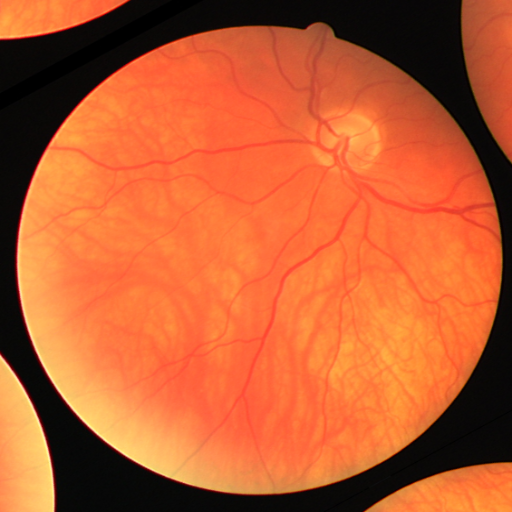
#> input picture computer_vision/CLAHE/retina.png, 512 x 512 px
$ jupyter execute --allow-errors cv_basics.ipynb
#> lines starting #> are read from the running program, lines starting #| are printed output that depends on the picture
[cell 1]
from pathlib import Path
from typing import Tuple

import cv2 as cv
import numpy as np
import matplotlib.pyplot as plt
from scipy import ndimage, signal

from tqdm import tqdm
import math

# np.set_printoptions(precision=4)

[cell 2]
input_dir = Path('./retina.png')
shift_0 = cv.imread(str(input_dir))
#> shift_0 is the input picture: shape (512, 512, 3); mean B, G, R 49.5, 93.4, 190.7
img = cv.cvtColor(shift_0, cv.COLOR_BGR2LAB)
#> img: shape (512, 512, 3); mean of channels 0, 1, 2 127.8, 162.2, 168.7
img_equalized = cv.equalizeHist(img[:,:,0])
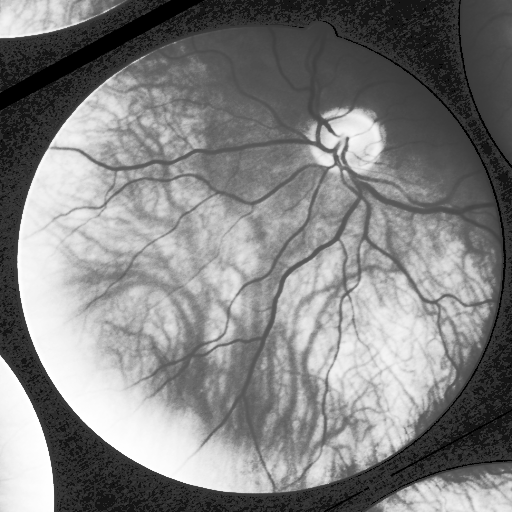
#> img_equalized: shape (512, 512); min 0, max 255, mean 129.8
img_clahe = cv.createCLAHE(clipLimit=10.0, tileGridSize=(8,8)).apply(img[:,:,0])
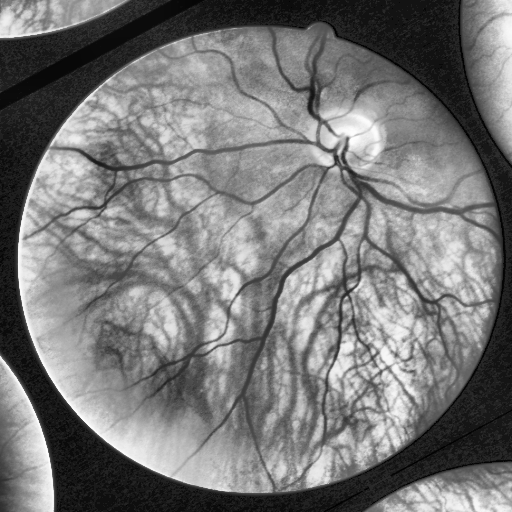
#> img_clahe: shape (512, 512); min 0, max 254, mean 119.9

def merge_to_rgb(new_l_channel, old_image_lab):
    new_lab_img = cv.merge([new_l_channel, old_image_lab[:,:,1], old_image_lab[:,:,2]])
    rgb_image = cv.cvtColor(new_lab_img, cv.COLOR_Lab2RGB)
    return rgb_image

plt.figure(figsize=(15,15))
plt.subplot(131)
plt.title("img")
plt.imshow(merge_to_rgb(img[:,:,0], img))
plt.subplot(132)
plt.title("equalized")
plt.imshow(merge_to_rgb(img_equalized, img))
#> in merge_to_rgb (call 2), `new_lab_img = cv.merge([new_l_channel, old_image_lab[:,:,1], old_image..`: new_lab_img: shape (512, 512, 3); mean of channels 0, 1, 2 129.8, 162.2, 168.7
plt.subplot(133)
plt.title("clahe")
plt.imshow(merge_to_rgb(img_clahe, img))
#> in merge_to_rgb (call 3), `new_lab_img = cv.merge([new_l_channel, old_image_lab[:,:,1], old_image..`: new_lab_img: shape (512, 512, 3); mean of channels 0, 1, 2 119.9, 162.2, 168.7
#> in merge_to_rgb (call 3), `rgb_image = cv.cvtColor(new_lab_img, cv.COLOR_Lab2RGB)`:
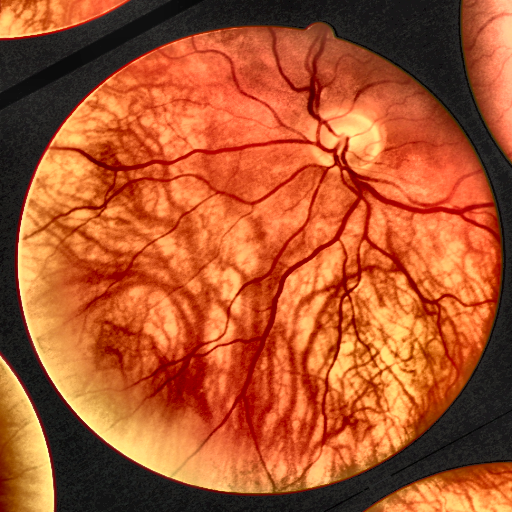
#> rgb_image: shape (512, 512, 3); mean R, G, B 174.1, 84.6, 43.3
plt.show()

[cell 3]
def show_histogram(img, num_bins=20):
    l = img
    counts, bins = np.histogram(l, bins=num_bins, range=(0,255))
    plt.stairs(counts, bins)
    cdf = np.cumsum(counts)
    # plt.plot(bins[:-1], cdf, color='blue')
    plt.show()

def my_equalize(img, num_bins=100):
#> called with num_bins = 100
    counts, bins = np.histogram(img, bins=num_bins, range=(0,255))
#> counts = 100 values, max 34980 at index 2, min 0 at index 97, mean 2621.4; bins = 101 values from 0 to 255
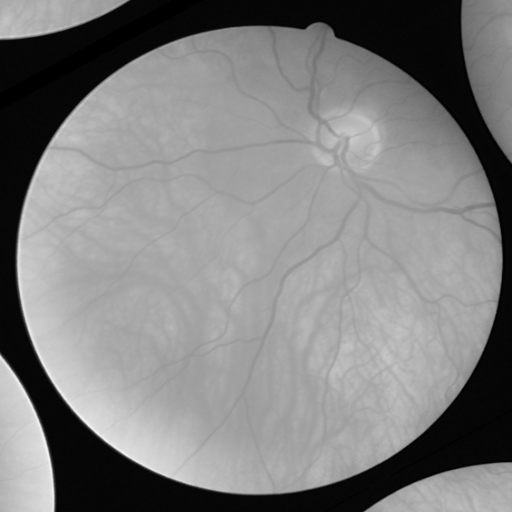
#> img: shape (512, 512); min 0, max 246, mean 127.8
    cfd = np.cumsum(counts)
#> cfd = 100 values from 4124 to 262144
    bin_edges = np.linspace(0, 255, num_bins)
    # np.digitize returns the indices of the bins to which each value in the input array belongs
    binned_image = np.digitize(img, bins=bin_edges) - 1  # Subtract 1 to get zero-indexed bins
    new_img = np.zeros_like(binned_image, np.uint8)
    cfd_min = min(cfd)
#> cfd_min = 4124
    cfd_max = img.shape[0] * img.shape[1]
#> cfd_max = 262144
    for i in range(binned_image.shape[0]):
        for j in range(binned_image.shape[1]):
            bin_index = binned_image[i,j]
            new_img[i,j] = ((cfd[bin_index] - cfd_min)* 255 / (cfd_max - cfd_min) )

    return new_img


he_img = cv.equalizeHist(img[:,:,0])
my_he_img = my_equalize(img[:,:,0])
plt.figure(figsize=(15,10))
plt.subplot(221)
plt.title("original image")
plt.imshow(merge_to_rgb(img[:,:,0], img))
plt.subplot(223)
plt.title("HE image")
plt.imshow(merge_to_rgb(he_img, img))
plt.subplot(224)
plt.title("my HE image")
plt.imshow(merge_to_rgb(my_he_img, img))
#> in merge_to_rgb (call 6), `new_lab_img = cv.merge([new_l_channel, old_image_lab[:,:,1], old_image..`: new_lab_img: shape (512, 512, 3); mean of channels 0, 1, 2 126.8, 162.2, 168.7
plt.show()

# show_histogram(img[:,:,0])
# show_histogram(he_img)
# show_histogram(my_he_img)

[cell 4]
def add_salt_and_pepper_noise(image, salt_prob, pepper_prob):
    # Convert image to float32 if it's not already
#> called with salt_prob = 0.01, pepper_prob = 0.01
    noisy_image = image.copy().astype(float)

    # Generate random noise
    salt_noise = np.random.rand(*image.shape) < salt_prob
    pepper_noise = np.random.rand(*image.shape) < pepper_prob

    # Add salt noise (white pixels)
    noisy_image[salt_noise] = 255

    # Add pepper noise (black pixels)
    noisy_image[pepper_noise] = 0
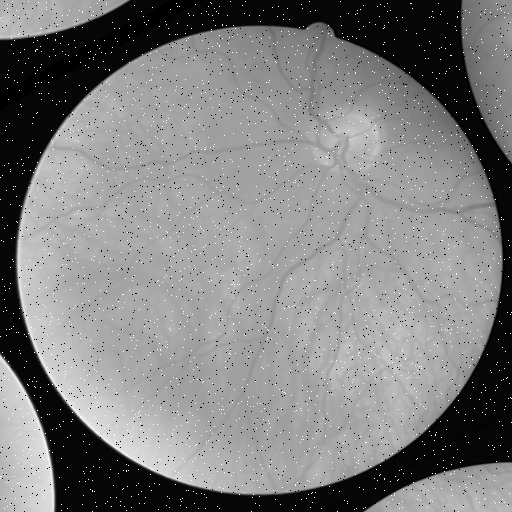
#> noisy_image: shape (512, 512) float64; min 0, max 255, mean 127.8

    # Clip the image to be in the valid range [0, 255] and convert back to uint8
    noisy_image = np.clip(noisy_image, 0, 255).astype(np.uint8)

    return noisy_image

noisy_l = add_salt_and_pepper_noise(img[:,:,0], 0.01,0.01)
# noisy_l = cv.GaussianBlur(img[:,:,0],(11,11),1)
noisy_l_equalized = my_equalize(noisy_l)
#> call 2 of my_equalize, with num_bins = 100
#> in my_equalize (call 2), `counts, bins = np.histogram(img, bins=num_bins, range=(0,255))`: counts = 100 values, max 34256 at index 2, min 0 at index 97, mean 2621.4
#> in my_equalize (call 2), `cfd = np.cumsum(counts)`: cfd = 100 values from 6695 to 262144
#> in my_equalize (call 2), `cfd_min = min(cfd)`: cfd_min = 6695
#> after the loop in my_equalize (call 2), `for i in range(binned_image.shape[0]):`:
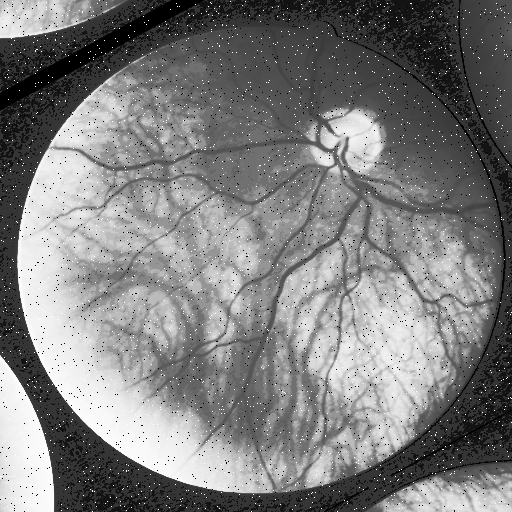
#> new_img: shape (512, 512); min 0, max 255, mean 125.6
noisy_l_clahe = cv.createCLAHE(clipLimit=10.0, tileGridSize=(8,8)).apply(noisy_l)
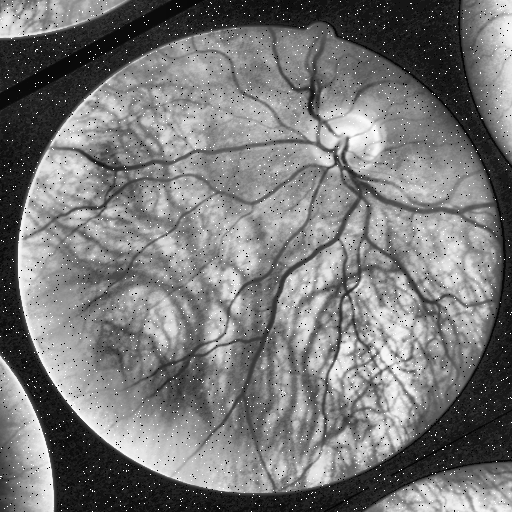
#> noisy_l_clahe: shape (512, 512); min 2, max 255, mean 120.2

plt.figure(figsize=(15,10))
plt.subplot(131)
plt.imshow(merge_to_rgb(noisy_l, img))
#> in merge_to_rgb (call 7), `new_lab_img = cv.merge([new_l_channel, old_image_lab[:,:,1], old_image..`: new_lab_img: shape (512, 512, 3); mean of channels 0, 1, 2 127.8, 162.2, 168.7
#> in merge_to_rgb (call 7), `rgb_image = cv.cvtColor(new_lab_img, cv.COLOR_Lab2RGB)`:
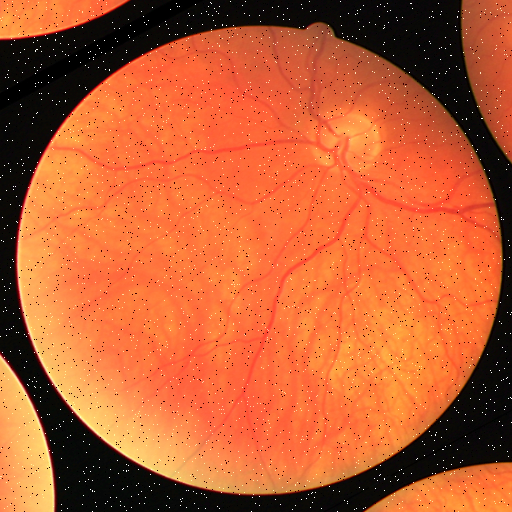
#> rgb_image: shape (512, 512, 3); mean R, G, B 190, 94, 50.3
plt.subplot(132)
plt.imshow(merge_to_rgb(noisy_l_equalized, img))
#> in merge_to_rgb (call 8), `new_lab_img = cv.merge([new_l_channel, old_image_lab[:,:,1], old_image..`: new_lab_img: shape (512, 512, 3); mean of channels 0, 1, 2 125.6, 162.2, 168.7
#> in merge_to_rgb (call 8), `rgb_image = cv.cvtColor(new_lab_img, cv.COLOR_Lab2RGB)`:
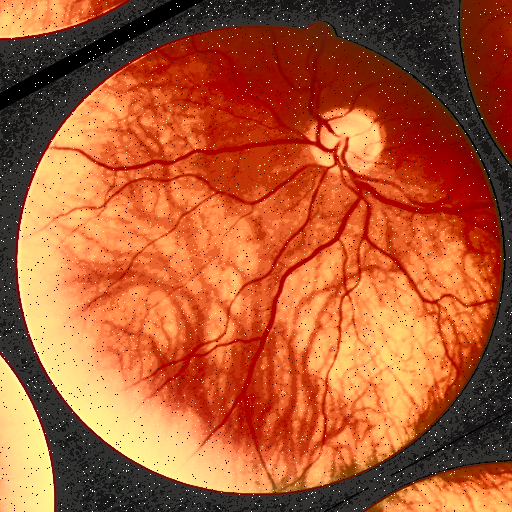
#> rgb_image: shape (512, 512, 3); mean R, G, B 174, 89.4, 49.5
plt.subplot(133)
plt.imshow(merge_to_rgb(noisy_l_clahe, img))
#> in merge_to_rgb (call 9), `new_lab_img = cv.merge([new_l_channel, old_image_lab[:,:,1], old_image..`: new_lab_img: shape (512, 512, 3); mean of channels 0, 1, 2 120.2, 162.2, 168.7
#> in merge_to_rgb (call 9), `rgb_image = cv.cvtColor(new_lab_img, cv.COLOR_Lab2RGB)`:
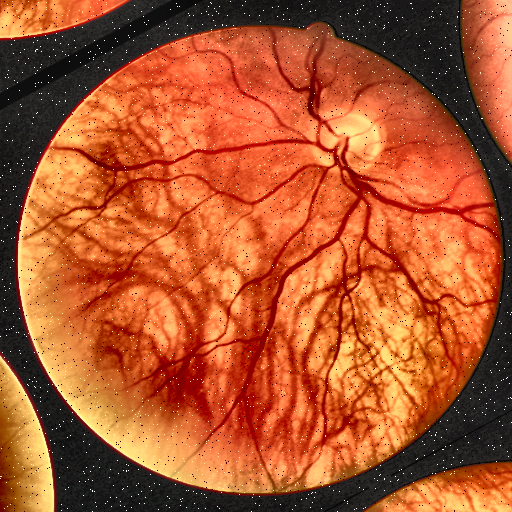
#> rgb_image: shape (512, 512, 3); mean R, G, B 174, 85.2, 44.2
plt.show()
